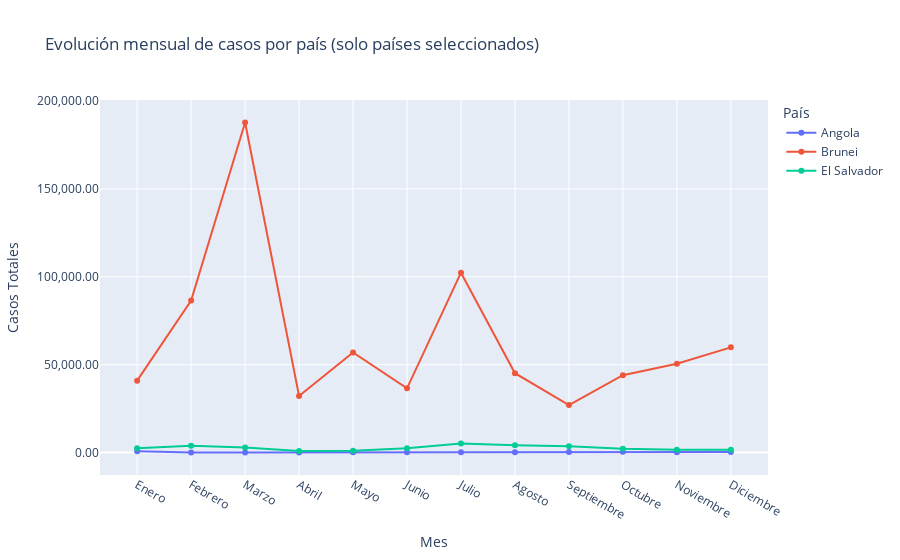

Notebook source saved alongside this figure:
### Markdown cell above
## 6) Gráfico interactivo (Plotly) desde el JSON

### Code cell
df_json = pd.read_json(JSON_TOTAL_MESES, orient='records')
if 'MesNombre' not in df_json.columns:
    df_json['MesNombre'] = df_json['MesNum'].map(nombres)
df_json = df_json.sort_values(['Pais','MesNum'])
fig = px.line(
    df_json, x='MesNombre', y='Casos Totales', color='Pais', markers=True,
    title='Evolución mensual de casos por país (solo países seleccionados)'
)
fig.update_traces(mode='lines+markers', hovertemplate='<b>%{legendgroup}</b><br>Mes=%{x}<br>Casos Totales=%{y:,.2f}<extra></extra>')
fig.update_layout(hovermode='x unified', yaxis_tickformat=',.2f', xaxis_title='Mes', yaxis_title='Casos Totales', legend_title='País')
fig.show()

### Figure 1 — Plotly figure (JSON) as saved in the notebook; plotly's stock layout.template omitted (floating-point values rounded to 4 significant figures)
{"data": [{"hovertemplate": "<b>%{legendgroup}</b><br>Mes=%{x}<br>Casos Totales=%{y:,.2f}<extra></extra>", "legendgroup": "Angola", "line": {"color": "#636efa", "dash": "solid"}, "marker": {"symbol": "circle"}, "mode": "lines+markers", "name": "Angola", "orientation": "v", "showlegend": true, "type": "scatter", "x": ["Enero", "Febrero", "Marzo", "Abril", "Mayo", "Junio", "Julio", "Agosto", "Septiembre", "Octubre", "Noviembre", "Diciembre"], "xaxis": "x", "y": [751.7, 56.49, 53.05, 115.8, 246.3, 184.8, 158.6, 191.1, 300.6, 409.3, 204.7, 343.8], "yaxis": "y"}, {"hovertemplate": "<b>%{legendgroup}</b><br>Mes=%{x}<br>Casos Totales=%{y:,.2f}<extra></extra>", "legendgroup": "Brunei", "line": {"color": "#EF553B", "dash": "solid"}, "marker": {"symbol": "circle"}, "mode": "lines+markers", "name": "Brunei", "orientation": "v", "showlegend": true, "type": "scatter", "x": ["Enero", "Febrero", "Marzo", "Abril", "Mayo", "Junio", "Julio", "Agosto", "Septiembre", "Octubre", "Noviembre", "Diciembre"], "xaxis": "x", "y": [40930.0, 86540.0, 187700.0, 32220.0, 56960.0, 36530.0, 102300.0, 45140.0, 27010.0, 44040.0, 50580.0, 59860.0], "yaxis": "y"}, {"hovertemplate": "<b>%{legendgroup}</b><br>Mes=%{x}<br>Casos Totales=%{y:,.2f}<extra></extra>", "legendgroup": "El Salvador", "line": {"color": "#00cc96", "dash": "solid"}, "marker": {"symbol": "circle"}, "mode": "lines+markers", "name": "El Salvador", "orientation": "v", "showlegend": true, "type": "scatter", "x": ["Enero", "Febrero", "Marzo", "Abril", "Mayo", "Junio", "Julio", "Agosto", "Septiembre", "Octubre", "Noviembre", "Diciembre"], "xaxis": "x", "y": [2534.0, 3895.0, 2855.0, 961.8, 1022.0, 2485.0, 5212.0, 4111.0, 3554.0, 2238.0, 1678.0, 1621.0], "yaxis": "y"}], "layout": {"hovermode": "x unified", "legend": {"title": {"text": "País"}, "tracegroupgap": 0}, "title": {"text": "Evolución mensual de casos por país (solo países seleccionados)"}, "xaxis": {"anchor": "y", "domain": [0, 1], "title": {"text": "Mes"}}, "yaxis": {"anchor": "x", "domain": [0, 1], "tickformat": ",.2f", "title": {"text": "Casos Totales"}}}}
